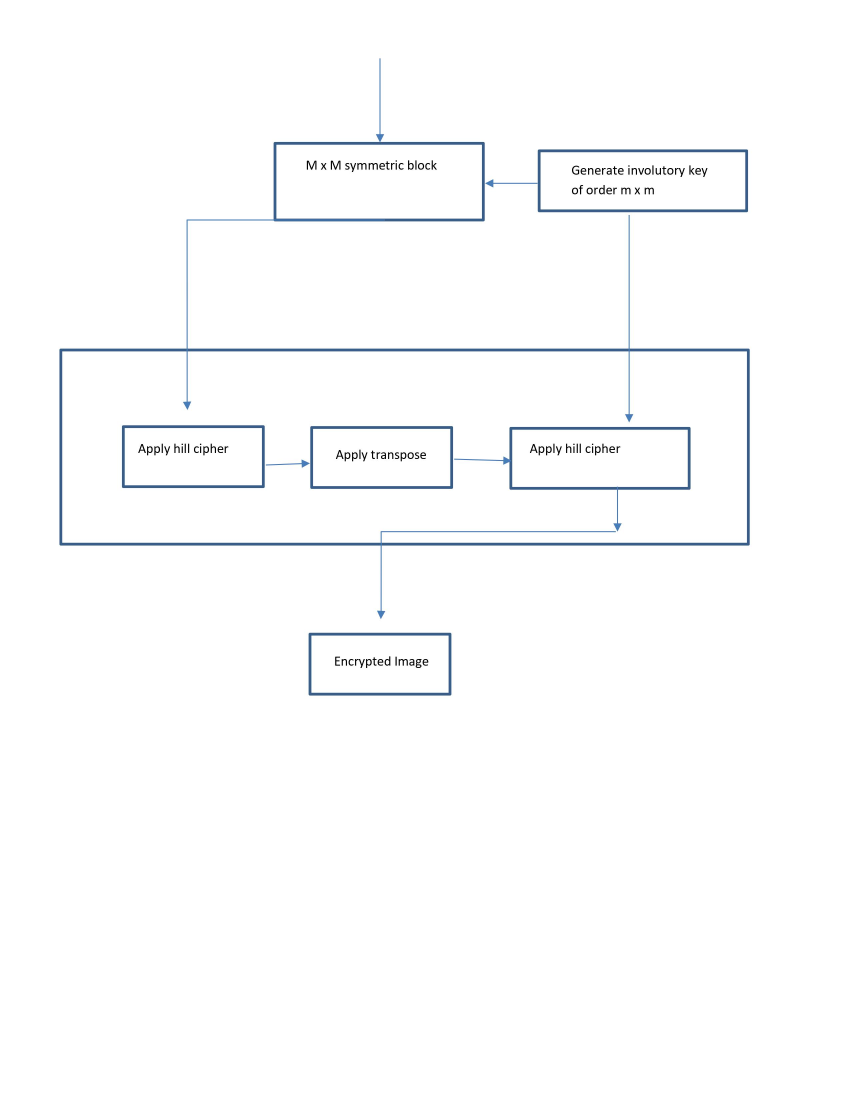
#> input picture 0001.jpg, 2550 x 3300 px (shown at 1/3 size); its folder holds only this picture in this run
$ python -i incr.py   (imports and definitions only)
#> lines starting #> are read from the running program, lines starting #| are printed output that depends on the picture
import imageio
from PIL import Image,ImageOps
import hashlib

import numpy as np
import pickle
import cv2
import math


n = 50
x1=[]
def pr_matrix(n):

    #-------------Generating Encryption Key-------------
    Mod = 256
    k = 23                                                        #Key for Encryption

    d = np.random.randint(256, size = (int(n/2),int(n/2)))          #Arbitrary Matrix, should be saved as Key also
    I = np.identity(int(n/2))
    a = np.mod(-d,Mod)

    b = np.mod((k * np.mod(I - a,Mod)),Mod)
    k = np.mod(np.power(k,127),Mod)
    c = np.mod((I + a),Mod)
    c = np.mod(c * k, Mod)

    A1 = np.concatenate((a,b), axis = 1)
    A2 = np.concatenate((c,d), axis = 1)
    A = np.concatenate((A1,A2), axis = 0)
    Test = np.mod(np.matmul(np.mod(A,Mod),np.mod(A,Mod)),Mod)
    print(A)
    print("hello")
    return A


def XOR(x):
    w=x.shape[0]
    h=x.shape[1]
    for i in range(w):
        for j in range(h):

            y=x[i][j][0]
            # print(y)
            y=int(y)

            y1=y^24
            x[i][j][0]=y1
    return x

def permutation_single(img,S):
    Mod=256
    # print('called')
    img1=np.zeros([50,50,3])
    for j in range(int(400/n)):
        for i in range(int(400/n)):
            Enc1 = (np.matmul(S % Mod,img[i * n:(i + 1) * n, j * n:(j + 1) * n,0] % Mod)) % Mod
            Enc1 = np.matmul(S % Mod, np.transpose(Enc1)) % Mod
            Enc2 = (np.matmul(S % Mod,img[i * n:(i + 1) * n, j * n:(j + 1) * n,1] % Mod)) % Mod
            Enc2 = np.matmul(S % Mod, np.transpose(Enc2)) % Mod
            Enc3 = (np.matmul(S % Mod,img[i * n:(i + 1) * n, j * n:(j + 1) * n,2] % Mod)) % Mod
            Enc3 = np.matmul(S % Mod, np.transpose(Enc3)) % Mod

            Enc1 = np.resize(Enc1,(Enc1.shape[0],Enc1.shape[1],1))
            Enc2 = np.resize(Enc2,(Enc2.shape[0],Enc2.shape[1],1))
            Enc3 = np.resize(Enc3,(Enc3.shape[0],Enc3.shape[1],1))
            img1[i * n:(i + 1) * n, j * n:(j + 1) * n] += np.concatenate((Enc1,Enc2,Enc3), axis = 2)
    # print(img[49][49],'####')
            return img1


# [1 line not run here, left out]
mean_prev=[]
matrix_prev=[]

def encrypt_inc(mat1,ind,mat2):
    # global x,x2,index,S
    # index=ind
    x=mat1
    x2=mat2


    w=x.shape[0]
    h=x2.shape[1]
    # Parallel(n_jobs=4)(delayed(parallel2)(i, j) for j in range(h) for i in range(w))

    f=open('S.pkl','rb')
    S=pickle.load(f)
    f.close()
    w=mat2.shape[0]
    h=mat2.shape[1]

    for i in range(w):
        for j in range(h):
            if (i,j) in ind:
                y=mat1[i][j]
                y1=permutation_single(y,S)
                y1=XOR(y1)
                mat2[i][j]=y1
    return mat2


def compare(x1,x2):
    index=[]
    l1=len(x1)
    for i in range(l1):
        for j in range(l1):
            if abs(np.any(x1[i][j] != x2[i][j])):
                #print(x1[i][j],x2[i][j])
                index.append((i,j))
    return index

def encrypt(x):
    global x1
    x1=x

    f=open('S.pkl','rb')
    S=pickle.load(f)
    f.close()
    w=x.shape[0]
    h=x.shape[1]
    # Parallel(n_jobs=4)(delayed(parallel1)(i, j,S) for j in range(h) for i in range(w))

    for i in range(w):
        for j in range(h):
            y=x[i][j]
            y1=permutation_single(y,S)
            y1=XOR(y1)
            x[i][j]=y1
    # print(x[0][0][0])
    # print(x1[0][0][0])
    # n/0
    return x


def unblockshaped(arr, h, w):
    #print(arr[0][0].shape)
    if arr.size != 0:
        img=np.zeros([h,w,3])
        l=0
    #print(img[0:50,0:50].shape)
        for i in range(0,h,50):
            m=0
            for j in range(0,w,50):
                img[i:i+50,j:j+50]=arr[l][m]
                m+=1
            l+=1

        return img

def encrypt1(img) :
    global mean_prev,matrix_prev

    chopsize = 50

    #img = Image.open(infile).convert('RGB')
    img = Image.fromarray(img).convert('RGB')
    img=img.resize((400,400))

    #img=ImageOps.grayscale(img)
    width, height = img.size

    print(width,height)

    matrix_om=[]


    mean_matrix=[]
    # Save Chops of original image
    r=0
    col=0
    for y0 in range(0, height, chopsize):
        r+=1
        col=0
        r_om=[]
        r_me=[]
        for x0 in range(0, width, chopsize):
            col+=1
            box = (x0, y0,
                    x0+chopsize if x0+chopsize <  width else  width,
                    y0+chopsize if y0+chopsize < height else height)
            c1=img.crop(box)

            c2=np.array(c1)

            #print(c2)
            c3=c2.mean().round()

            #print(c3)
            r_om.append(c2)
            r_me.append(c3)
            # c1.save('chunks-1/%d-%d.jpg' % (r, col))
        matrix_om.append(r_om)
        mean_matrix.append(r_me)

    matrix_om=np.array(matrix_om)
    mean_matrix=np.array(mean_matrix)
    if len(mean_prev)!=0:
        indexes=compare(mean_matrix,mean_prev)
        print(indexes)
        x=encrypt_inc(matrix_om,indexes,matrix_prev)
        matrix_om=x
        matrix_prev=x
        mean_prev=mean_matrix
        print(mean_prev)


    # print('After chunking',str(matrix_om[0][0][0][0]))
        # print(matrix_om.shape)

        img=unblockshaped(matrix_om,400,400)
    # print(type(img))
        #img= cv2.cvtColor(img.astype('float32'), cv2.COLOR_RGB2BGR)

        # cv2.imwrite('11.png',img)
        return img

    # print(matrix_om.shape)
    # print(mean_matrix)
    x=encrypt(matrix_om)
    matrix_om=x
    matrix_prev=x
    mean_prev=mean_matrix
    print(mean_prev)


   # print('After chunking',str(matrix_om[0][0][0][0]))
    # print(matrix_om.shape)

    img=unblockshaped(matrix_om,400,400)
   # print(type(img))
    #img= cv2.cvtColor(img.astype('float32'), cv2.COLOR_RGB2BGR)

    # cv2.imwrite('11.png',img)
    return img


import glob
import cv2 as cv

import time


# [1 line not run here, left out]

S=pr_matrix(n)
# [5 lines not run here, left out]
#start_time = time.time()


import os

path = "C:/Users/lysias/Desktop/Hill-Cipher---Image-Encryption-master/frames/*.jpg"
# [4 lines of commented-out code are left out]

# [13 lines not run here, left out]

>>> import cv2
>>> picture = cv2.imread('0001.jpg', cv2.IMREAD_GRAYSCALE)
#> picture: shape (3300, 2550); min 0, max 255, mean 252
>>> result = encrypt1(picture)
#> in encrypt1, `img=img.resize((400,400))`:
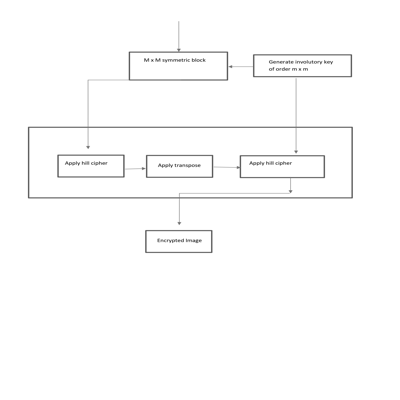
#> img: PIL image 400x400 RGB; min 60, max 255, mean 251.9
#| 400 400
#> after the loop in encrypt1, `for y0 in range(0, height, chopsize):`: matrix_om = 8 items; r = 8
#> (reads S.pkl from the repository)
#> after the loop in encrypt, `for i in range(w):`:
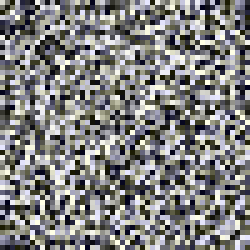
#> y: shape (50, 50, 3) (shown 5 times larger); mean of channels 0, 1, 2 128.2, 128.5, 128.5; drawn as B, G, R
#| [[255. 255. 255. 254. 255. 255. 255. 255.]
#|  [255. 254. 248. 243. 247. 240. 244. 253.]
#|  [251. 250. 251. 251. 251. 250. 251. 253.]
#|  [249. 240. 242. 239. 242. 238. 246. 250.]
#|  [255. 255. 253. 246. 252. 255. 255. 255.]
#|  [255. 255. 254. 252. 254. 255. 255. 255.]
#|  [255. 255. 255. 255. 255. 255. 255. 255.]
#|  [255. 255. 255. 255. 255. 255. 255. 255.]]
#> after the loop in unblockshaped, `for i in range(0,h,50):`:
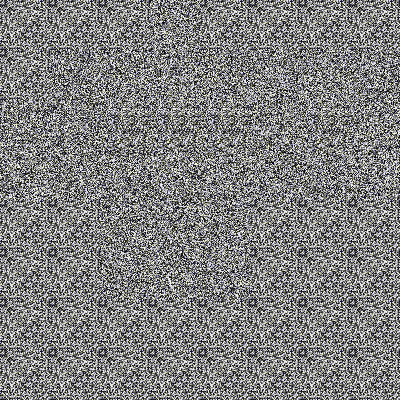
#> img: shape (400, 400, 3) float64; mean of channels 0, 1, 2 127.6, 127.8, 127.8; drawn as B, G, R
